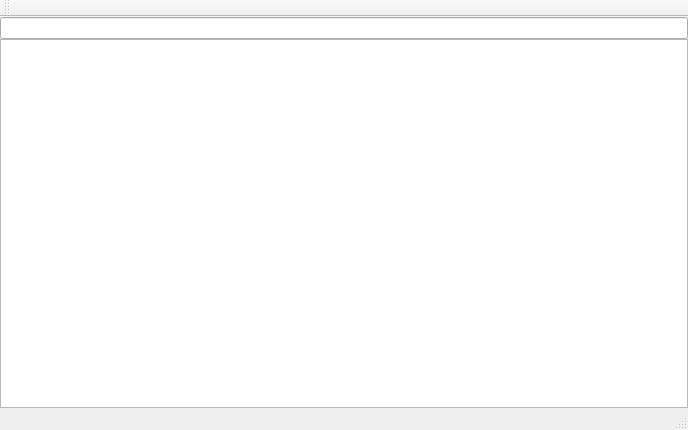
<?xml version="1.0" encoding="UTF-8"?>
<ui version="4.0">
 <class>MainWindow</class>
 <widget class="QMainWindow" name="MainWindow">
  <property name="geometry">
   <rect>
    <x>0</x>
    <y>0</y>
    <width>688</width>
    <height>430</height>
   </rect>
  </property>
  <property name="windowTitle">
   <string>Files' owners viewer</string>
  </property>
  <widget class="QWidget" name="centralWidget">
   <layout class="QVBoxLayout" name="verticalLayout">
    <property name="spacing">
     <number>0</number>
    </property>
    <property name="leftMargin">
     <number>0</number>
    </property>
    <property name="topMargin">
     <number>0</number>
    </property>
    <property name="rightMargin">
     <number>0</number>
    </property>
    <property name="bottomMargin">
     <number>0</number>
    </property>
    <item>
     <widget class="QWidget" name="widget" native="true">
      <layout class="QHBoxLayout" name="horizontalLayout">
       <property name="leftMargin">
        <number>0</number>
       </property>
       <property name="topMargin">
        <number>0</number>
       </property>
       <property name="rightMargin">
        <number>0</number>
       </property>
       <property name="bottomMargin">
        <number>0</number>
       </property>
      </layout>
     </widget>
    </item>
    <item>
     <widget class="QLineEdit" name="lineEdit"/>
    </item>
    <item>
     <widget class="QTreeView" name="treeView"/>
    </item>
   </layout>
  </widget>
  <widget class="QMenuBar" name="menuBar">
   <property name="geometry">
    <rect>
     <x>0</x>
     <y>0</y>
     <width>688</width>
     <height>21</height>
    </rect>
   </property>
  </widget>
  <widget class="QToolBar" name="mainToolBar">
   <attribute name="toolBarArea">
    <enum>TopToolBarArea</enum>
   </attribute>
   <attribute name="toolBarBreak">
    <bool>false</bool>
   </attribute>
  </widget>
  <widget class="QStatusBar" name="statusBar"/>
 </widget>
 <layoutdefault spacing="6" margin="11"/>
 <resources/>
 <connections/>
</ui>
